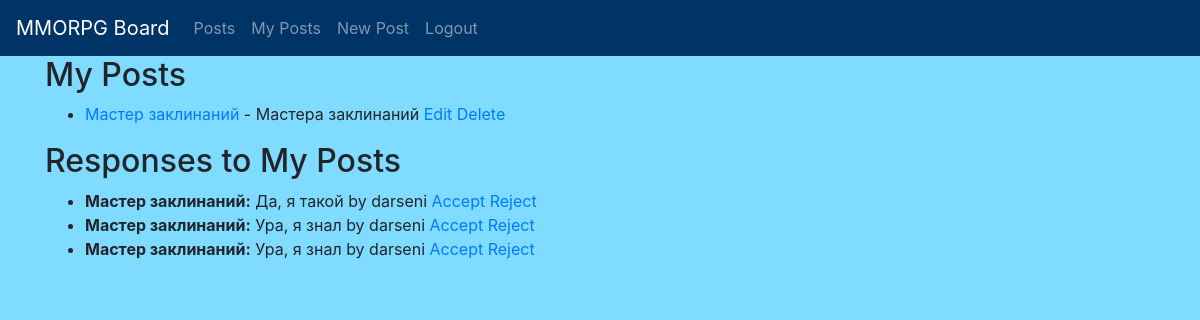
/accounts/profile/ (signed in), run on the app's committed database.
### board/models.py (models this page shows, shortened)
class Post(models.Model):
    title = models.CharField(max_length=200)
    content = RichTextField()
    image = models.ImageField(upload_to='images/', null=True, blank=True)
    video = models.FileField(upload_to='videos/', null=True, blank=True)
    category = models.ForeignKey(Category, on_delete=models.CASCADE)
    author = models.ForeignKey(User, on_delete=models.CASCADE)
    created_date = models.DateTimeField(default=timezone.now)
    published_date = models.DateTimeField(blank=True, null=True)

class Category(models.Model):
    name = models.CharField(max_length=100)

class Response(models.Model):
    post = models.ForeignKey(Post, on_delete=models.CASCADE, related_name='responses')
    author = models.ForeignKey(User, on_delete=models.CASCADE)
    content = models.TextField()
    created_at = models.DateTimeField(auto_now_add=True)
    accepted = models.BooleanField(default=False)

### board/views.py (the view)
# urls.py: path('accounts/profile/', views.profile, name='profile'),
@login_required
def profile(request):
    posts = Post.objects.filter(author=request.user)
    responses = Response.objects.filter(post__author=request.user)
    context = {
        'posts': posts,
        'responses': responses,
    }
    return render(request, 'board/profile.html', context)

### templates/board/profile.html (shortened to what this page needs)
{% extends "base.html" %}
{% block content %}
<h2>My Posts</h2>
<ul>
    {% for post in posts %}
        <li>
            <a href="{% url 'post_detail' pk=post.pk %}">{{ post.title }}</a> - {{ post.category.name }}
            <a href="{% url 'post_edit' pk=post.pk %}">Edit</a>
            <a href="{% url 'post_delete_confirm' pk=post.pk %}">Delete</a>
        </li>
    {% endfor %}
</ul>
<h2>Responses to My Posts</h2>
<ul>
    {% for response in responses %}
        <li>
            <strong>{{ response.post.title }}:</strong> {{ response.content }} by {{ response.author.username }}
            {% if not response.accepted %}
                <a href="{% url 'accept_response' pk=response.pk %}">Accept</a>
            {% endif %}
            <a href="{% url 'delete_comment_confirm' pk=response.pk %}">Reject</a>
        </li>
    {% endfor %}
</ul>
{% endblock %}

### templates/base.html (shortened to what this page needs)
<!DOCTYPE html>
<html lang="en">
<head>
    <link rel="stylesheet" href="https://stackpath.bootstrapcdn.com/bootstrap/4.5.2/css/bootstrap.min.css">
    {% load static %}
</head>
<body>
    <nav class="navbar navbar-expand-lg navbar-dark">
        <a class="navbar-brand" href="{% url 'post_list' %}">MMORPG Board</a>
        <div class="collapse navbar-collapse" id="navbarNav">
            <ul class="navbar-nav">
                <li class="nav-item">
                    <a class="nav-link" href="{% url 'post_list' %}">Posts</a>
                </li>
                {% if user.is_authenticated %}
                    <li class="nav-item">
                        <a class="nav-link" href="{% url 'profile' %}">My Posts</a>
                    </li>
                    <li class="nav-item">
                        <a class="nav-link" href="{% url 'post_new' %}">New Post</a>
                    </li>
                    <li class="nav-item">
                        <a class="nav-link" href="{% url 'account_logout' %}">Logout</a>
                    </li>
                {% endif %}
            </ul>
        </div>
    </nav>
    <div class="container">
        {% block content %}
        {% endblock %}
    </div>
</body>
</html>

### templates/base.html (style rules this page uses)
body { transition: background-color 1s; }
.navbar { background-color: #003366 !important; }

### data on the page
Post: title "Мастер заклинаний", category.name "Мастера заклинаний"
Response: post "Мастер заклинаний", content "Да, я такой", author.username "darseni", accepted "Accept"
Response: post "Мастер заклинаний", content "Ура, я знал", author.username "darseni", accepted "Accept"
Response: post "Мастер заклинаний", content "Ура, я знал", author.username "darseni", accepted "Accept"
